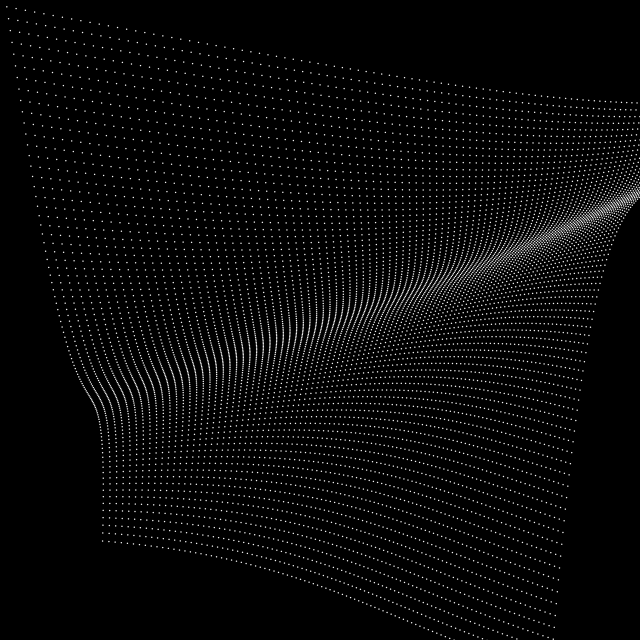
Frame 1 (no input)
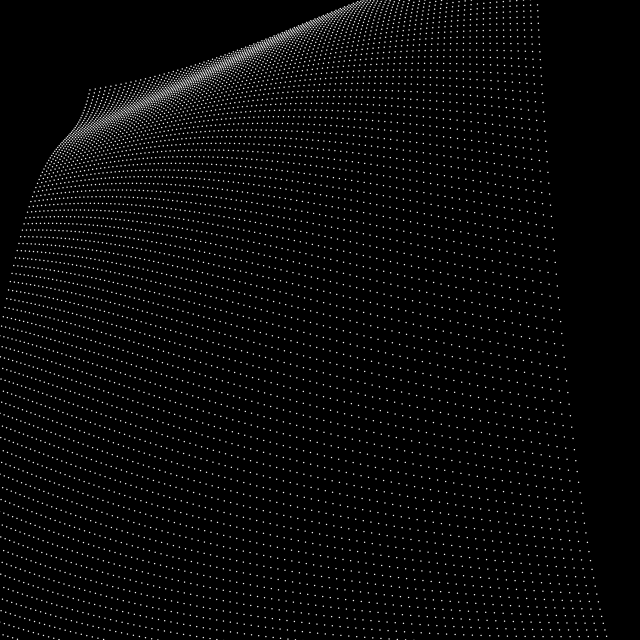
Frame 60 (the mouse pressed at the canvas centre just before this capture)
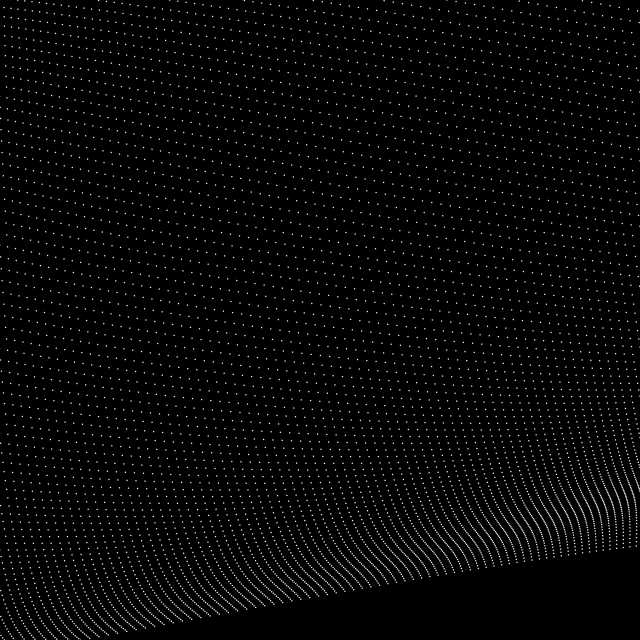
Frame 120 (the mouse held since frame 60 and released just before this capture)

The Processing sketch that drew these frames (run headless with seeded random() and noise(); from frame 60 on, the mouse is pressed at the canvas centre):

// Processing sketch: build
// ── build.pde
/*
 * dynamic waveforms with nested for-loops
 * variation #05
 */

float r;

void setup() {
  size(640, 640);
  noStroke();
  fill(#f4f4f4);
  r = 1.5;
}

void draw () {
  background(0);
  // ---
  float tiles_x = 16 * 6;
  float tiles_y = 16 * 6;
  float tile_w = width / tiles_x;
  float tile_h = height / tiles_y;
  float offset = 2.0;
  float mult_x = 1.5;
  float mult_y = 1.0;
  float mag = floor( tile_w * ( 3 * 5 ) );
  // println("mag -> ", mag);
  // ---
  translate(tile_w / 2, tile_h / 2);
  // ---
  for (int x = 0; x < tiles_x; x++) {
    for (int y = 0; y < tiles_y; y++) {
      float wave_x = sin(radians(frameCount * offset + x * mult_x + y * 1)) * mag;
      float wave_y = sin(radians(frameCount * offset + x * mult_y + y * 3)) * mag;
      // ---
      pushMatrix();
      translate(tile_w * x + wave_x, tile_h * y + wave_y);
      // ellipse(0, 0, tile_w / 4, tile_h / 4);
      ellipse(0, 0, r, r);
      popMatrix();
    }
  }
}
